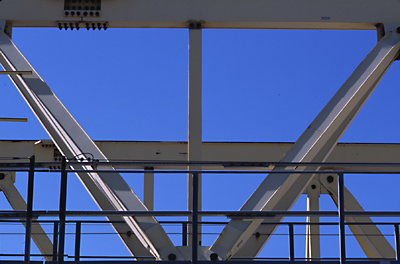
%> input picture Computer Vision/exercise-02/q6_edge_detection/gantrycrane.png, 400 x 264 px
$ octave --eval "apply;"   (GNU Octave 9; MATLAB toolbox functions it lacks are replaced by stand-ins)
%> lines starting %> are read from the running program, lines starting %| are printed output that depends on the picture; in (x1, y1, x2, y2) boxes, pixels count from 0 and x2, y2 are one past the last pixel; in counts of white or black regions, pixels touching at a corner belong together; the program's own positions count from 1
### Computer Vision/exercise-02/q6_edge_detection/gaussderiv.m
function [imgDx, imgDy] = gaussderiv(img, sigma)
% insert your code here
% the size of filter?
    derivative_x = gaussdx(-3*sigma:3*sigma, sigma);
    imgDx = conv2(img, derivative_x, 'same');
    derivative_y = gaussdx(-3*sigma:3*sigma, sigma);
    imgDy = conv2(img, derivative_y', 'same');
end

### Computer Vision/exercise-02/q6_edge_detection/gradmag.m
function [imgMag, imgDir]=gradmag(img, sigma)
% insert your code here
  [imgDx, imgDy] = gaussderiv(img, sigma);
  imgMag = sqrt(imgDx.^2+imgDy.^2);
  imgDir = atan(imgDy./imgDx);
end

### Computer Vision/exercise-02/q6_edge_detection/getedges.m
function imgEdge = getedges(img, sigma, theta)
% insert your code here
   % [row, col] = size(img);
    %imgEdge = zeros(row,col);
%   img = gauss(img, sigma);
    [imgMag, imgDir]=gradmag(img, sigma);
    imgEdge = (imgMag>=theta);
end

### Computer Vision/exercise-02/q6_edge_detection/getedges2.m
function imgEdge = getedges2(img, sigma, theta)
% insert your code here
    [imgMag, imgDir]=gradmag(img, sigma);
    imgDir =(isnan(imgDir) ~= 1);
    imgMax = nonmaxsupcanny(imgMag,imgDir);
    imgEdge = (imgMag>=theta);
end

### Computer Vision/exercise-02/q6_edge_detection/nonmaxsupcanny.m
function imgMax = nonmaxsupcanny(imgMag, imgDir)

	[h, w] = size(imgMag);
	imgMax = zeros(h,w);

	offx = [-1 -1  0  1  1  1  0 -1 -1];
	offy = [ 0 -1 -1 -1  0  1  1  1  0];

	for y=2:h-1
		for x=2:w-1
			% look up the orientation at that pixel
			dir = imgDir(y, x);

			% look up the neighboring pixels in direction of the gradient
			idx = floor(((dir + pi)/pi) * 4 + 0.5) + 1;

			% suppress all non-maximum points
			if( (imgMag(y, x) > imgMag(y + offy(idx), x + offx(idx))) && ...
				(imgMag(y, x) > imgMag(y - offy(idx), x - offx(idx))) )
				imgMax(y, x) = imgMag(y, x);
			end
		end
	end

end

### Computer Vision/exercise-02/q6_edge_detection/answers.m
function a = answers()
	a.difficulties_sigma_theta = 'The bigger simage is, the fuzzier the picture is.the bigger theta is, the less information there is.';
	a.nms = 'getadges have more clear details and than getadges2';
	a.hysteresis = 'my canny has more noise';
end

### Computer Vision/exercise-02/q6_edge_detection/gaussdx.m
function derivative = gaussdx(x, sigma)
% insert your code here
    derivative = -1/(sqrt(2*pi)*sigma^3)*x.*exp(-x.*x/(2*sigma^2));
end

### Computer Vision/exercise-02/q6_edge_detection/apply.m
function [] = apply()
close all;clc;

a = answers();

disp('Question: Edge Detection');

% -------------------------------------------------------------------------
disp('----- Question a -----');

gantry = double(rgb2gray(imread('gantrycrane.png')));
%> gantry: size 264x400 double; min 0, max 255, mean 93.4

sigma = 1.0;
figure('Position', [200, 400, 800, 600]);
ind = 1;
for theta = [1:10 20:10:100]
	subplot(4, 5, ind);
	ind = ind + 1;
	imagesc(getedges(gantry, sigma, theta));
	colormap gray;
	axis off;
	thetaval = sprintf('sigma: %d theta: %d', sigma, theta);
	title(thetaval);
end
%> this loop made 19 passes
%> pass 1, in gradmag, `imgDir = atan(imgDy./imgDx);`:
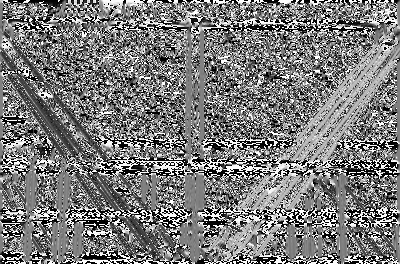
%> imgDir: size 264x400 double; 0.02% of the values are NaN or infinite; the others: min -1.57, max 1.57, mean -0.052; drawn with min black, max white, NaN and infinite black
%> after the loop, ind = 20
%> after the loop:
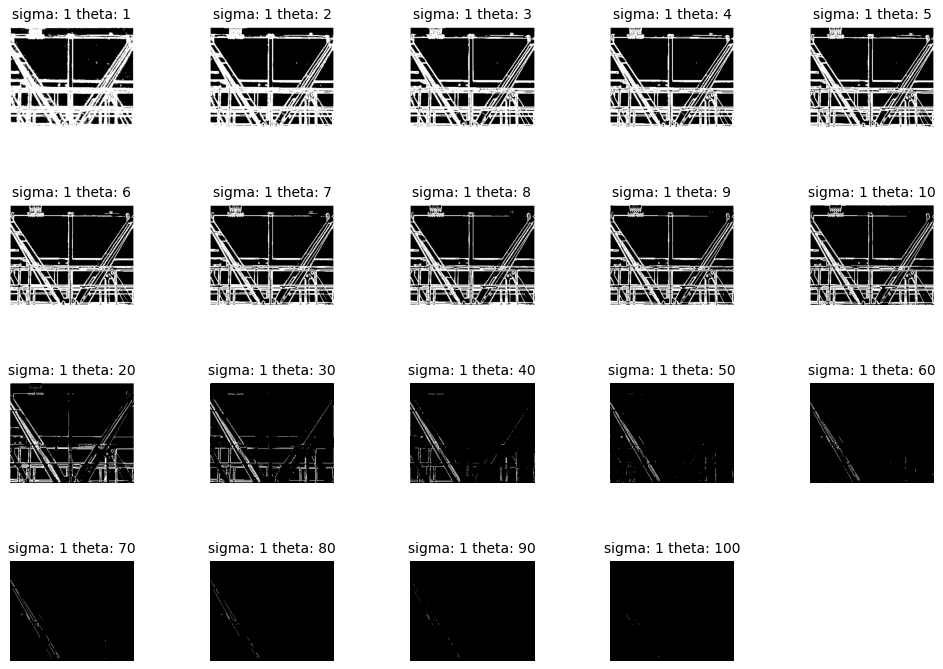
%> figure redrawn from the program's plot data, 19 panels

sigma = 2.0;
figure('Position', [200, 400, 800, 600]);
ind = 1;
for theta = [1:10 20:10:100]
	subplot(4, 5, ind);
	ind = ind + 1;
	imagesc(getedges(gantry, sigma, theta));
	colormap gray;
	axis off;
	thetaval = sprintf('sigma: %d theta: %d', sigma, theta);
	title(thetaval);
end
%> this loop made 19 passes
%> pass 1, in gradmag (call 20), `imgDir = atan(imgDy./imgDx);`:
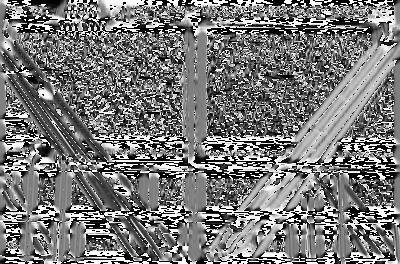
%> imgDir: size 264x400 double; min -1.57, max 1.57, mean -0.0824; drawn with min black and max white
%> after the loop:
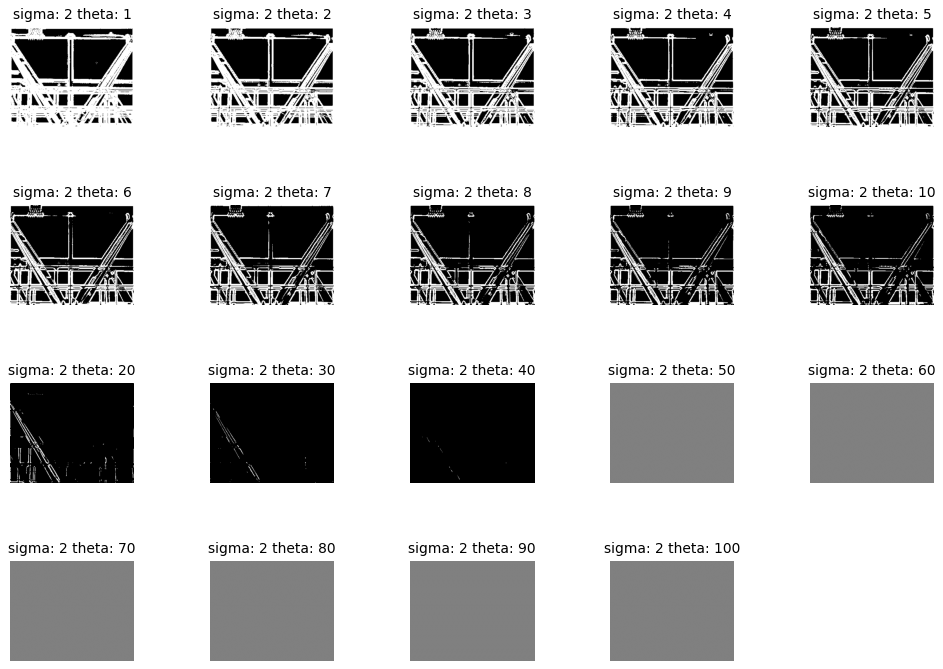
%> figure redrawn from the program's plot data, 19 panels

disp(a.difficulties_sigma_theta);

disp('Hit key to continue!');
pause;
% -------------------------------------------------------------------------
disp('----- Question b -----');

sigma = 2;
theta = 10;
edgeimage1 = getedges(gantry, sigma, theta);
%> in getedges (call 39), `imgEdge = (imgMag>=theta);`:
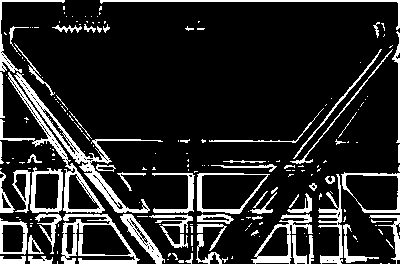
%> imgEdge: size 264x400 logical; 15.4% white; 195 white regions (130 under 20 px), largest, box (x1, y1, x2, y2) and area: (14, 72, 163, 213) 1820, (61, 214, 140, 264) 1264, (0, 72, 105, 213) 1259

sigma = 2;
theta = 0.17; % 0.17 corresponds to an absolute threshold of 10
edgeimage2 = getedges2(gantry, sigma, theta);
%> in getedges2, `imgDir =(isnan(imgDir) ~= 1);`: imgDir: size 264x400 logical; every value is 1
%> after the loop in nonmaxsupcanny, `for y=2:h-1`:
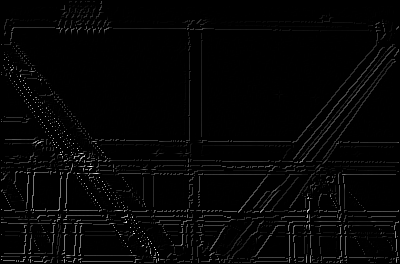
%> imgMax: size 264x400 double; min 0, max 49.72, mean 1.1; drawn with min black and max white
%> in getedges2, `imgEdge = (imgMag>=theta);`:
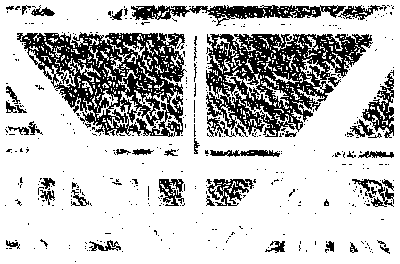
%> imgEdge: size 264x400 logical; 76.6% white; 448 black regions (400 under 20 px), largest, box (x1, y1, x2, y2) and area: (17, 32, 187, 137) 8510, (206, 34, 373, 137) 8172, (131, 5, 346, 26) 1831

figure('Position', [200, 600, 800, 400]);

subplot(1, 2, 1);
imagesc(edgeimage1);
colormap gray;
axis off;
title('getedges');

subplot(1, 2, 2);
imagesc(edgeimage2);
colormap gray;
axis off;
title('getedges2');

disp(a.nms);

disp('Hit key to continue!');
pause;
% -------------------------------------------------------------------------
disp('----- Question c -----');

figure('Position', [200, 600, 800, 400]);
subplot(1, 2, 1);
sigma = 2.0;
theta_low = 0.1;
theta_high = 0.3;
imagesc(my_canny(gantry, sigma, theta_low, theta_high));
colormap gray;
title('My Canny');

subplot(1, 2, 2);
imagesc(edge(gantry,'canny',[theta_low, theta_high], sigma));
colormap gray;
title('Matlab Canny');

disp(a.hysteresis);
%> (the run ends here)
